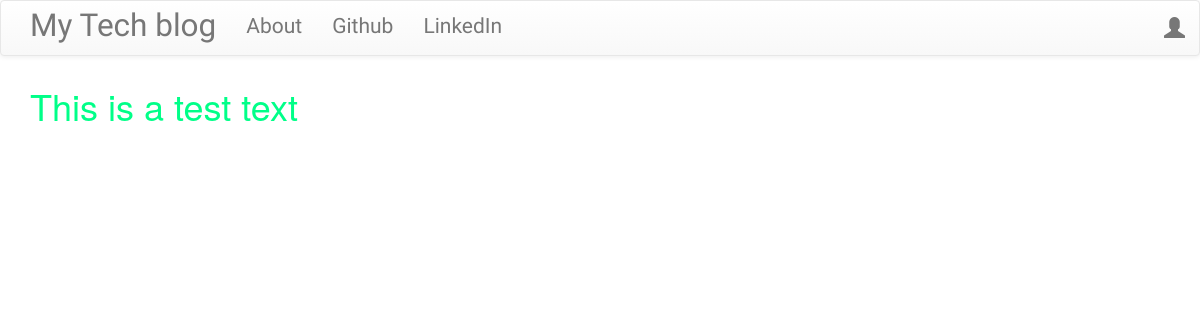
/, run on an earlier commit of the app's database.
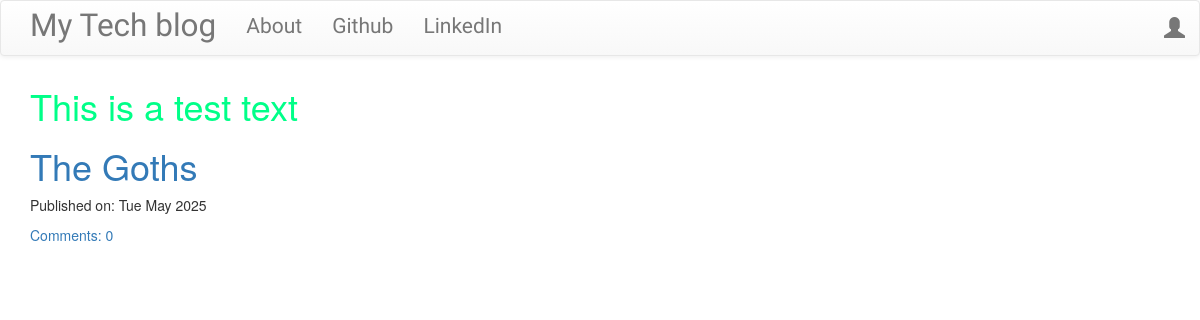
And on a later commit of the database.
### blog/models.py (models this page shows, shortened)
class Post(models.Model):
    author = models.ForeignKey('auth.User',on_delete=models.CASCADE)
    title = models.CharField(max_length=256)
    text = models.TextField()
    create_date = models.DateTimeField(default=timezone.now)
    published_date = models.DateTimeField(blank=True,null=True)
    def approve_comments(self):
        return self.comments.filter(approved_comment=True)

### blog/views.py (the view)
# urls.py: path('', views.PostListView.as_view(), name='post_list'),
class PostListView(ListView):
    model = Post
    def get_queryset(self):
        return Post.objects.filter(published_date__lte=timezone.now()).order_by('-published_date')

### blog/templates/blog/post_list.html
{% extends 'blog/base.html' %}
{% block content %}
<div class="Testtest">
    <h1>This is a test text</h1>
</div>
<div class="centerstage">
    {% for post in post_list %}
        <div class="post">
            <h1><a href="{% url 'post_detail' pk=post.pk %}">{{ post.title }}</a></h1>
            <div class="date">
                <p>Published on: {{ post.published_date|date:"D M Y"}}</p>
            </div>
            <a href="{% url 'post_detail' pk=post.pk %}">Comments: {{ post.approve_comments.count }}</a>
        </div>
    {% endfor %}
</div>
{% endblock %}

What changed in the data, as far as the page shows it:
added Post: title "The Goths", published_date "Tue May 2025", approve_comments.count "0"
